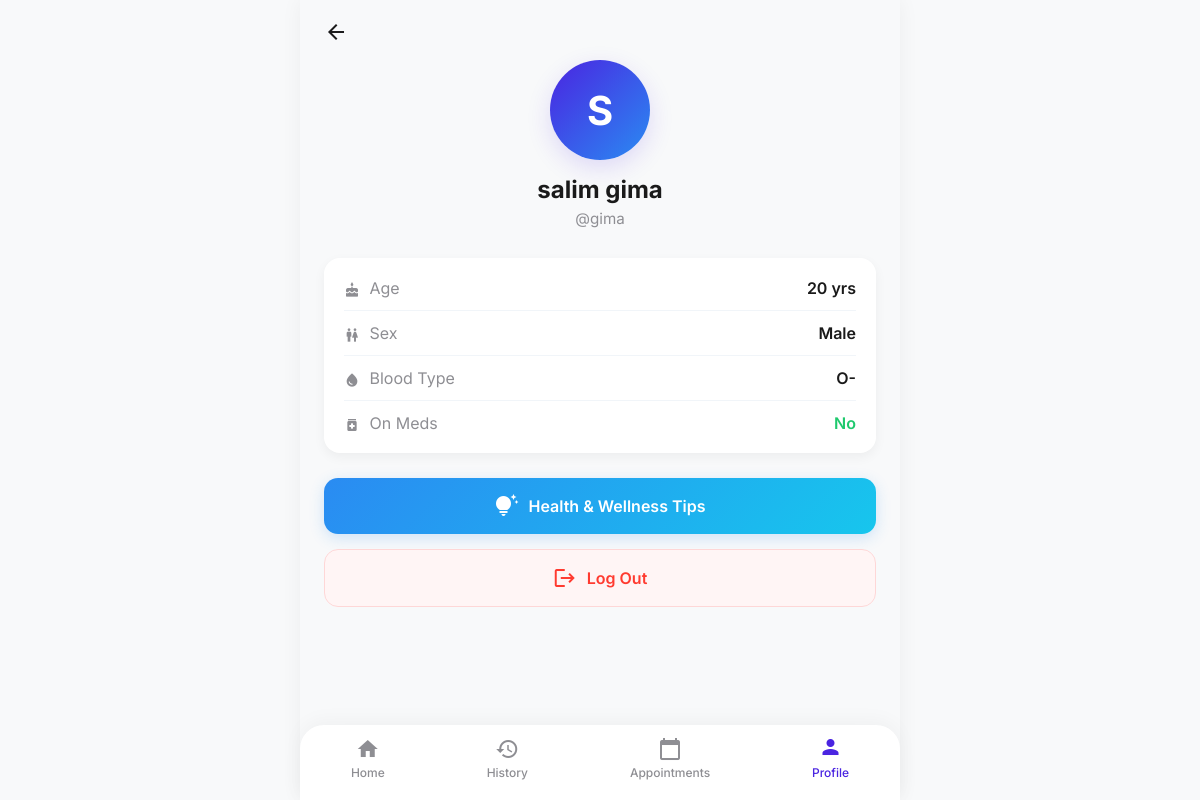
Screenshot of /profile/ (signed in) with the database file from the repository.
### core/models.py (models this page shows, shortened)
class UserProfile(models.Model):
    GENDER_CHOICES = [
        ('M', 'Male'),
        ('F', 'Female'),
        ('O', 'Other')
    ]
    user = models.OneToOneField(User, on_delete=models.CASCADE)
    full_name = models.CharField(max_length=100)
    age = models.IntegerField()
    gender = models.CharField(max_length=1, choices=GENDER_CHOICES)
    blood_type = models.CharField(max_length=5, blank=True, null=True)
    actively_on_medication = models.BooleanField(default=False)
    current_medications = models.TextField(blank=True, null=True)
    allergies = models.TextField(blank=True, null=True)

### core/views.py (the view)
# urls.py: path('profile/', views.profile_view, name='profile'),
@login_required
def profile_view(request):
    try:
        profile = request.user.userprofile
    except:
        return redirect('onboarding')
    return render(request, 'core/profile.html', {'profile': profile})

### core/templates/core/profile.html
{% extends 'core/_base.html' %}
{% block header %}
<div class="screen-header">
    <button class="back-btn" onclick="window.history.back()"><i class="material-icons">arrow_back</i></button>
</div>
{% endblock %}
{% block content %}
<div style="display: flex; flex-direction: column; align-items: center; margin-bottom: 30px; margin-top: -10px;">
    <div style="width: 100px; height: 100px; border-radius: 50px; background: var(--primary-gradient); display: flex; align-items: center; justify-content: center; margin-bottom: 15px; box-shadow: var(--shadow-md);">
        <span style="font-size: 40px; color: white; font-weight: 700;">{{ profile.full_name|slice:":1"|upper }}</span>
    </div>
    <h1 style="font-size: 1.5rem; color: var(--text-main); font-weight: 700; margin-bottom: 5px;">{{ profile.full_name }}</h1>
    <p style="color: var(--text-muted); font-size: 0.95rem;">@{{ user.username }}</p>
</div>
<div style="background: var(--surface); border-radius: 16px; padding: 20px; box-shadow: var(--shadow-sm); margin-bottom: 25px;">
    <div style="display: flex; justify-content: space-between; border-bottom: 1px solid #F1F5F9; padding-bottom: 12px; margin-bottom: 12px;">
        <span style="color: var(--text-muted);"><i class="material-icons" style="font-size: 16px; vertical-align: text-bottom; margin-right: 5px;">cake</i> Age</span>
        <span style="font-weight: 600;">{{ profile.age }} yrs</span>
    </div>
    <div style="display: flex; justify-content: space-between; border-bottom: 1px solid #F1F5F9; padding-bottom: 12px; margin-bottom: 12px;">
        <span style="color: var(--text-muted);"><i class="material-icons" style="font-size: 16px; vertical-align: text-bottom; margin-right: 5px;">wc</i> Sex</span>
        <span style="font-weight: 600;">{{ profile.get_gender_display }}</span>
    </div>
    <div style="display: flex; justify-content: space-between; border-bottom: 1px solid #F1F5F9; padding-bottom: 12px; margin-bottom: 12px;">
        <span style="color: var(--text-muted);"><i class="material-icons" style="font-size: 16px; vertical-align: text-bottom; margin-right: 5px;">water_drop</i> Blood Type</span>
        <span style="font-weight: 600;">{{ profile.blood_type|default:"Unknown" }}</span>
    </div>
    <div style="display: flex; justify-content: space-between;">
        <span style="color: var(--text-muted);"><i class="material-icons" style="font-size: 16px; vertical-align: text-bottom; margin-right: 5px;">medication</i> On Meds</span>
        <span style="font-weight: 600; color: {% if profile.actively_on_medication %}var(--danger){% else %}var(--success){% endif %};">
            {{ profile.actively_on_medication|yesno:"Yes,No" }}
        </span>
    </div>
</div>
<a href="{% url 'health_tips' %}" class="btn" style="background: var(--secondary-gradient); color: white; display: flex; align-items: center; justify-content: center; gap: 10px; margin-bottom: 15px; box-shadow: 0 4px 15px rgba(42, 139, 242, 0.2);">
    <i class="material-icons">tips_and_updates</i> Health & Wellness Tips
</a>
<a href="{% url 'logout' %}" class="btn" style="background: #FFF5F5; color: var(--danger); border: 1px solid #FED7D7; display: flex; align-items: center; justify-content: center; gap: 10px;">
    <i class="material-icons">logout</i> Log Out
</a>
{% endblock %}

### core/templates/core/_base.html (style rules this page uses)
:root { --primary: #4A24E1; --primary-gradient: linear-gradient(135deg, #4A24E1 0%, #2A8BF2 100%); --primary-light: #E8E5F6; --secondary: #2A8BF2; --secondary-gradient: linear-gradient(135deg, #2A8BF2 0%, #17C6ED 100%); --success: #1FC96E; --success-gradient: linear-gradient(135deg, #1FC96E 0%, #0AA856 100%); --bg-color: #F8F9FA; --surface: #FFFFFF; --text-main: #1A1A1A; --text-muted: #8E8E93; --danger: #FF3B30; --glass-bg: rgba(255, 255, 255, 0.95); --shadow-sm: 0 4px 12px rgba(0,0,0,0.05); --shadow-md: 0 8px 24px rgba(74, 36, 225, 0.15); }
* { margin: 0; padding: 0; box-sizing: border-box; font-family: 'Inter', sans-serif; -webkit-tap-highlight-color: transparent; }
body { background-color: var(--bg-color); color: var(--text-main); min-height: 100vh; display: flex; flex-direction: column; overflow-x: hidden; }
.screen-header { padding: 20px 24px; display: flex; align-items: center; justify-content: space-between; background: transparent; }
.screen-header .back-btn, .screen-header .menu-btn { background: transparent; border: none; font-size: 24px; color: var(--text-main); cursor: pointer; }
.btn { display: inline-block; width: 100%; padding: 16px; border-radius: 14px; font-size: 1rem; font-weight: 600; text-align: center; border: none; cursor: pointer; transition: transform 0.2s, box-shadow 0.2s; text-decoration: none; }

### rows the page displays
UserProfile: full_name "S", full_name "salim gima", age "20", gender "Male", blood_type "O-", actively_on_medication "No"

### other values shown
{{ user.username }} "gima"
